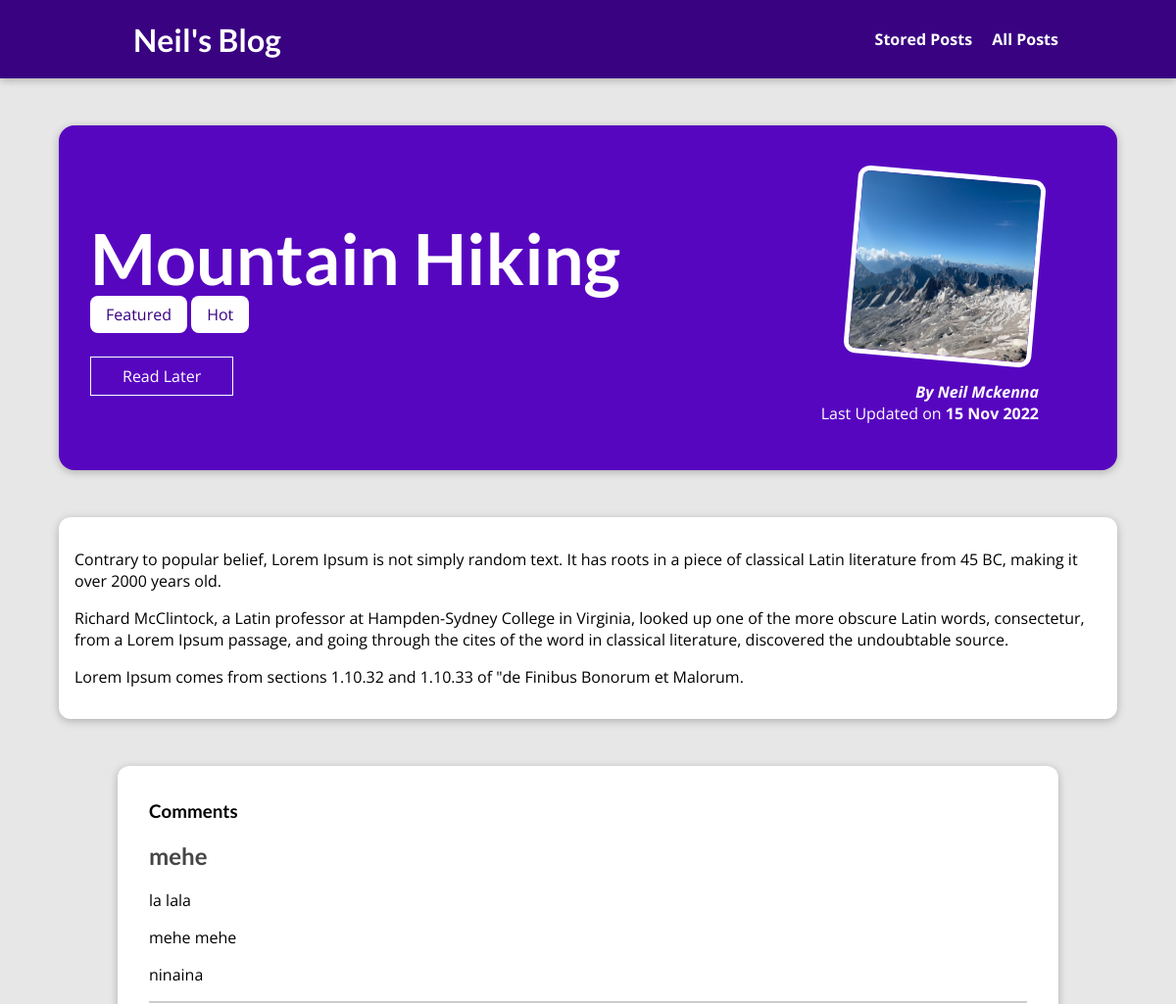
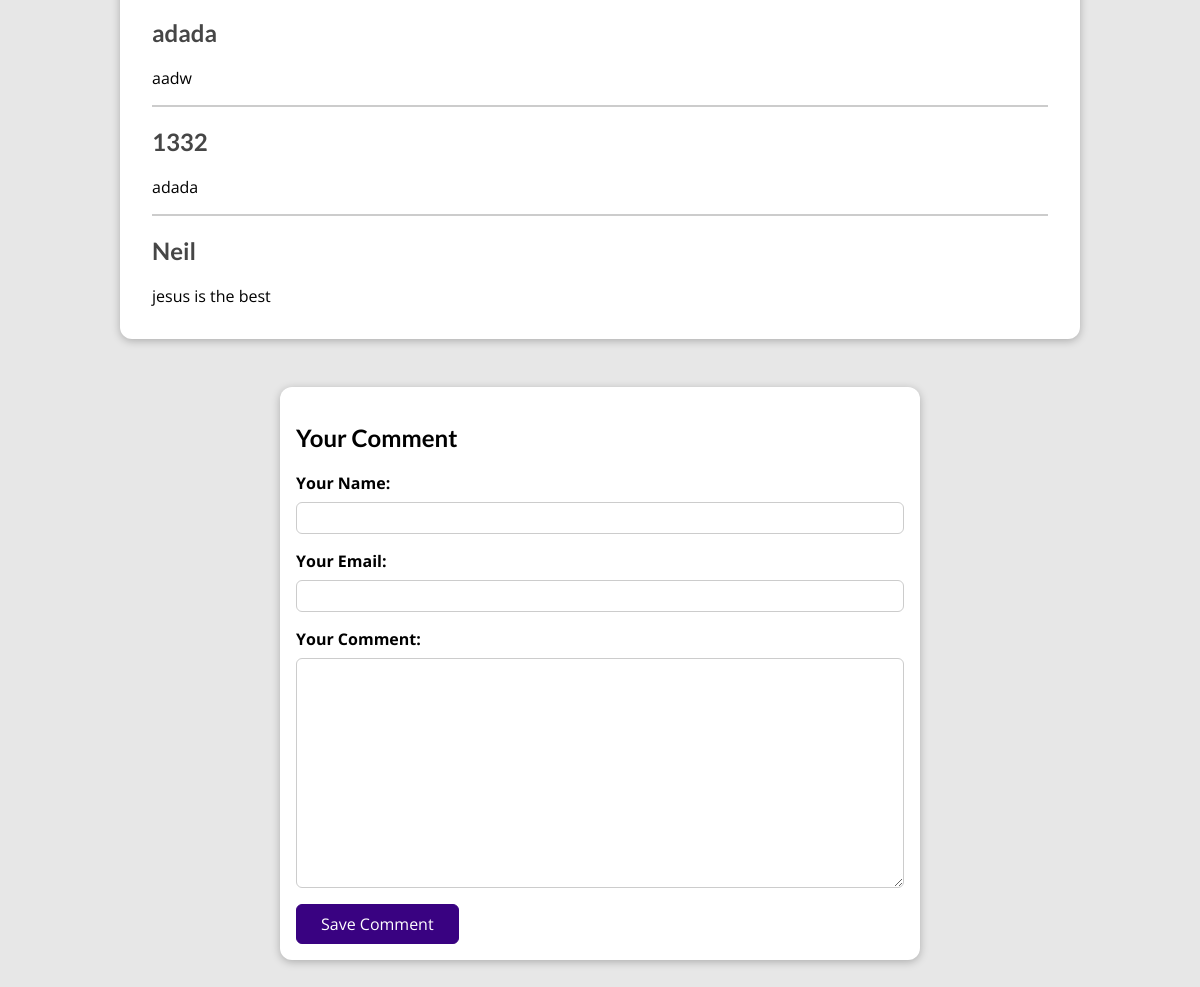
The app's page /posts/hike-in-the-mountains/ with its own data (2 pictures, top to bottom).
### blog/models.py (models this page shows, shortened)
class Post(models.Model):
    title = models.CharField(max_length=150)
    excerpt = models.CharField(max_length=200)
    image = models.ImageField(upload_to="posts", null=True)
    date = models.DateField(auto_now=True)
    slug = models.SlugField(unique=True, db_index=True)
    content = models.TextField(validators=[MinLengthValidator(10)])
    author = models.ForeignKey(Author, on_delete=models.SET_NULL, null=True, related_name="posts")
    tags = models.ManyToManyField(Tag)

class Tag(models.Model):
    caption = models.CharField(max_length=20)

class Author(models.Model):
    first_name = models.CharField(max_length=100)
    last_name = models.CharField(max_length=100)
    email = models.EmailField()
    def full_name(self):
        return f"{self.first_name} {self.last_name}"
    def __str__(self):
        return self.full_name()

class Comment(models.Model):
    user_name = models.CharField(max_length=120)
    user_email = models.EmailField()
    text = models.TextField(max_length=400)
    post = models.ForeignKey(Post, on_delete=models.CASCADE, related_name="comments")

### blog/views.py (the view, shortened to what this page needs)
# urls.py: path('posts/<slug:slug>/', views.SinglePostView.as_view(), name="post-detail-page"),
class SinglePostView(View):
    def is_stored_post(self, request, post_id):
        stored_posts = request.session.get("stored_posts")
        if stored_posts is not None:
            is_saved_for_later = post_id in stored_posts
        else:
            is_saved_for_later = False
        return is_saved_for_later
    def get(self, request, slug):
        post = Post.objects.get(slug=slug)
        ctx = {
            "post": post,
            "post_tags": post.tags.all(),
            "comment_form": CommentForm(),
            "comments": post.comments.all().order_by("-id"),
            "is_saved_for_later": self.is_stored_post(request, post.id)
        }
        return render(request, "blog/post-detail.html", ctx)

### blog/forms.py
class CommentForm(forms.ModelForm):
    class Meta:
        model = Comment
        exclude = ["post"]
        labels = {
            "user_name": "Your Name",
            "user_email": "Your Email",
            "text": "Your Comment"
        }

### blog/templates/blog/post-detail.html (shortened to what this page needs)
{% extends "base.html" %}
{% load static %}
{% block css_files %}
    <link rel="stylesheet" href="{% static 'blog/post-detail.css' %}">
{% endblock %}
{% block content %}
    <section id="summary">
        <h2>{{ post.title }}</h2>
        <div>
            {% for tag in post_tags %}
                <span class="tag">{{tag.caption}}</span>
            {% endfor %}
        </div>
        <div id="read-later">
            <form action="{% url 'read-later' %}" method="POST">
                <button>
                    {% if is_saved_for_later %}
                        Remove from stored posts
                    {% else %}
                        Read Later
                    {% endif %}
                </button>
            </form>
        </div>
        <article>
            <img src="{{ post.image.url }}" alt="{{ post.title }}">
            <address>By <a href="mailto:{{ post.author.email}}">{{ post.author|title }}</a></address>
            <div>
                Last Updated on <time>{{ post.date|date:"d M Y" }}</time>
            </div>
        </article>
    </section>
    <main>
        <p>{{ post.content|linebreaks }}</p>
    </main>
    <section id="comments">
        <h3>Comments</h3>
        <ul>
            {% for comment in comments %}
            <li>
                <h2>{{comment.user_name}}</h2>
                <p>{{comment.text|linebreaks}}</p>
            </li>
            {% endfor %}
        </ul>
    </section>
    <section id="comment-form">
        <h2>Your Comment</h2>
        <form action="{% url "post-detail-page" post.slug  %}" method="POST">
            {% for form_field in comment_form  %}
                <div class="form-control {% if form_field.errors %} invalid {% endif %}">
                    {{ form_field.label_tag }}
                    {{ form_field }}
                </div>
            {% endfor %}
            <button> Save Comment</button>
        </form>
    </section>
{% endblock %}

### templates/base.html (shortened to what this page needs)
{% load static %}
<!DOCTYPE html>
<html lang="en">
<head>
    <link rel="stylesheet" href="{% static 'app.css' %}">
    {% block css_files %}{% endblock %}
</head>
<body>
    <header id="main-navigation">
        <h1><a href="{% url 'starting-page' %}">Neil's Blog</a></h1>
        <nav>
            <a href="{% url 'read-later' %}">Stored Posts</a>
            <a href="{% url 'all-posts' %}">All Posts</a>
        </nav>
    </header>
    {% block content %}
    {% endblock %}
</body>
</html>

### static/app.css (style rules this page uses)
* { box-sizing: border-box; }
html { font-family: 'Open Sans', 'Lato', sans-serif; }
body { margin: 0; }
h1, h2, h3 { font-family: 'Lato', sans-serif; font-weight: bold; }
#main-navigation { width: 100%; height: 5rem; display: flex; justify-content: space-between; align-items: center; padding: 0 10%; position: absolute; top: 0; left: 0; }
#main-navigation a { text-decoration: none; color: white; font-weight: bold; margin-left: 1rem; }

### blog/static/blog/post-detail.css (style rules this page uses)
body { background-color: #e7e7e7; }
#main-navigation { background-color: #390281; box-shadow: 0 2px 8px rgba(0, 0, 0, 0.25); }
#summary { margin: 8rem auto 3rem auto; padding: 2rem; width: 90%; max-width: 90rem; border-radius: 16px; background-color: #5706c0; position: relative; box-shadow: 0 2px 8px rgba(0, 0, 0, 0.25); height: 22rem; }
#summary h2 { color: white; font-size: 4.5rem; margin-bottom: 0.25rem; }
#summary article { position: absolute; top: 2rem; right: 3rem; padding: 1rem 2rem; border-radius: 12px; text-align: right; color: white; }
#summary article img { width: 12rem; height: 12rem; border-radius: 12px; transform: rotateZ(5deg); border: 5px solid white; margin-bottom: 1rem; }
#summary address { font-weight: bold; }
#summary a { color: white; text-decoration: none; }
#summary time { font-weight: bold; }
main { width: 90%; max-width: 90rem; margin: 3rem auto; background-color: white; padding: 1rem; border-radius: 12px; box-shadow: 0 2px 8px rgba(0, 0, 0, 0.25); }
.tag { background-color: white; color: #390281; padding: 0.5rem 1rem; border-radius: 8px; }
.form-control { margin-bottom: 1rem; }
.form-control label { font-weight: bold; margin-bottom: 0.5rem; display: block; }
.form-control input, .form-control textarea { display: block; width: 100%; font: inherit; padding: 0.25rem; border-radius: 6px; border: 1px solid #ccc; }
#comment-form { margin: 3rem auto; width: 90%; max-width: 40rem; border-radius: 12px; background-color: white; box-shadow: 0 2px 8px rgba(0,0,0,0.25); padding: 1rem; }
#comment-form button { font: inherit; background-color: #390281; color: white; border: 1px solid #390281; padding: 0.5rem 1.5rem; border-radius: 6px; cursor: pointer; }
#comments { margin: 3rem auto; width: 90%; max-width: 60rem; border-radius: 12px; background-color: white; box-shadow: 0 2px 8px rgba(0,0,0,0.25); padding: 1rem 2rem; }
#comments ul { list-style: none; margon: 0; padding: 0; }
#comments li { margin-bottom: 1rem; border-bottom: 2px solid #ccc; }
#comments li:last-of-type { border-bottom: none; }
#comments h2 { color: #464646; }
#read-later { margin: 2rem 0; }
#read-later button { background-color: transparent; border: 1px solid white; padding: 0.5rem 2rem; font: inherit; color: white; cursor: pointer; }

### records on screen
Post: title "Mountain Hiking", image (picture), author "Neil Mckenna", date "15 Nov 2022", content "Contrary to popular belief, Lorem Ipsum is not simply random text. It has roots in a piece of classical Latin literature from 45 BC, making it over 2000 years old. Richard McClintock, a Latin professor at Hampden-Sydney College in Virginia, looked up one of the more obscure Latin words, consectetur, from a Lorem Ipsum passage, and going through the cites of the word in classical literature, discovered the undoubtable source. Lorem Ipsum comes from sections 1.10.32 and 1.10.33 of \"de Finibus Bonorum et Malorum."
Tag: caption "Featured"
Tag: caption "Hot"
Comment: user_name "mehe", text "la lala mehe mehe ninaina"
Comment: user_name "adada", text "aadw"
Comment: user_name "1332", text "adada"
Comment: user_name "Neil", text "jesus is the best"
